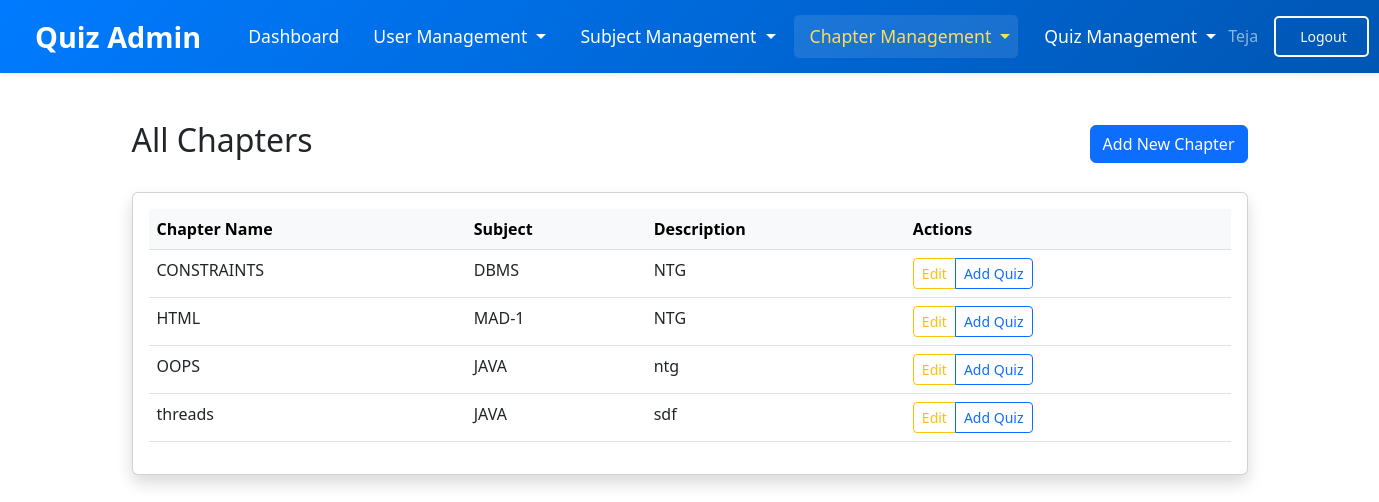
/admin/chapters (signed in), run on the app's committed database.
### models/models.py (models this page shows)
class User(db.Model, UserMixin):
    __tablename__ = 'user'
    id = db.Column(db.Integer, primary_key=True)
    email = db.Column(db.String(150), unique=True)
    password = db.Column(db.String(150))
    name = db.Column(db.String(150))
    qualification = db.Column(db.String(150))
    dob = db.Column(db.Date)
    is_admin = db.Column(db.Boolean, default=False)
    scores = db.relationship('Score', backref='user')

class Chapter(db.Model):
    __tablename__ = 'chapter'
    id = db.Column(db.Integer, primary_key=True)
    name = db.Column(db.String(150))
    description = db.Column(db.Text)
    subject_id = db.Column(db.Integer, db.ForeignKey('subject.id'))
    quizzes = db.relationship('Quiz', backref='chapter', cascade='all, delete')

class Subject(db.Model):
    __tablename__ = 'subject'
    id = db.Column(db.Integer, primary_key=True)
    name = db.Column(db.String(150))
    description = db.Column(db.Text)
    created_time = db.Column(db.DateTime, default=datetime.utcnow)
    chapters = db.relationship('Chapter', backref='subject', cascade='all, delete')

### models/admin.py (the view)
@admin.route('/chapters', methods=['GET'])
@login_required
@admin_required
def view_all_chapters():
    chapters = Chapter.query.all()
    return render_template('admin/view_all_chapters.html', user=current_user, chapters=chapters)

### models/__init__.py (called while the page is built)
def create_app():
    app = Flask(__name__, template_folder=r'C:\Users\DELL\OneDrive\Desktop\quiz-app(final)\quiz-application\templates')
    app.config['SECRET_KEY'] = '24f1005262'
    app.config['SQLALCHEMY_DATABASE_URI'] = f'sqlite:///{DB_NAME}'
    app.config['SQLALCHEMY_TRACK_MODIFICATIONS'] = False
    db.init_app(app)
    l_manager = LoginManager()
    l_manager.login_view = 'auth.login'
    l_manager.init_app(app)
    from .models import User
    @l_manager.user_loader
    def load_user(id):
        return User.query.get(int(id))
    from .auth import auth
    from .views import views
    from .admin import admin
    app.register_blueprint(auth, url_prefix='/')
    app.register_blueprint(views, url_prefix='/')
    app.register_blueprint(admin, url_prefix='/admin')
    create_database(app)
    create_admin(app)
    return app

### models/admin.py (called while the page is built)
def admin_required(f):
    @wraps(f)
    def decorated_function(*args, **kwargs):
        if not current_user.is_authenticated or not current_user.is_admin:
            flash('Access denied. Admin privileges required.', category='error')
            return redirect(url_for('views.home'))
        return f(*args, **kwargs)
    return decorated_function

### templates/admin/view_all_chapters.html (shortened to what this page needs)
{% extends "admin/admin_layout.html" %}
{% block admin_content %}
<div class="container py-4">
    <div class="d-flex justify-content-between align-items-center mb-4">
        <h2>All Chapters</h2>
        <div>
            <a href="{{ url_for('admin.add_chapter') }}" class="btn btn-primary">
                 Add New Chapter
            </a>
        </div>
    </div>
    <div class="card shadow">
        <div class="card-body">
            <div class="table-responsive">
                <table class="table table-hover">
                    <thead class="table-light">
                        <tr>
                            <th>Chapter Name</th>
                            <th>Subject</th>
                            <th>Description</th>
                            <th>Actions</th>
                        </tr>
                    </thead>
                    <tbody>
                        {% for chapter in chapters %}
                        <tr>
                            <td>{{ chapter.name }}</td>
                            <td>{{ chapter.subject.name }}</td>
                            <td>{{ chapter.description }}</td>
                            <td>
                                <div class="btn-group" role="group">
                                    <a href="{{ url_for('admin.edit_chapter', chapter_id=chapter.id) }}" class="btn btn-sm btn-outline-warning">
                                         Edit
                                    </a>
                                    <a href="{{ url_for('admin.quiz_form', subject_id=chapter.subject_id) }}" class="btn btn-sm btn-outline-primary">
                                         Add Quiz
                                    </a>
                                </div>
                            </td>
                        </tr>
                        {% endfor %}
                    </tbody>
                </table>
            </div>
        </div>
    </div>
</div>
{% endblock admin_content %}

### templates/admin/admin_layout.html (shortened to what this page needs)
{% extends "layout.html" %}
{% block content %}
<nav class="navbar navbar-expand-lg navbar-dark bg-dark shadow-sm sticky-top">
    <div class="container-fluid">
        <a class="navbar-brand" href="{{ url_for('admin.dashboard') }}">
            Quiz Admin
        </a>
        <div class="collapse navbar-collapse" id="adminNavbar">
            <ul class="navbar-nav me-auto mb-2 mb-lg-0">
                <li class="nav-item">
                    <a class="nav-link {% if request.endpoint == 'admin.dashboard' %}active{% endif %}" href="{{ url_for('admin.dashboard') }}">
                        Dashboard
                    </a>
                </li>
                <li class="nav-item dropdown">
                    <a class="nav-link dropdown-toggle {% if request.endpoint in ['admin.users', 'admin.add_user'] %}active{% endif %}" href="#" id="userDropdown" role="button" data-bs-toggle="dropdown" aria-expanded="false">
                        User Management
                    </a>
                </li>
                <li class="nav-item dropdown">
                    <a class="nav-link dropdown-toggle " href="#" id="subjectDropdown" role="button" data-bs-toggle="dropdown" aria-expanded="false">
                        Subject Management
                    </a>
                </li>
                <li class="nav-item dropdown">
                    <a class="nav-link dropdown-toggle {% if request.endpoint in ['admin.view_all_chapters', 'admin.add_chapter'] %}active{% endif %}" href="#" id="chapterDropdown" role="button" data-bs-toggle="dropdown" aria-expanded="false">
                        Chapter Management
                    </a>
                </li>
                <li class="nav-item dropdown">
                    <a class="nav-link dropdown-toggle " href="#" id="quizDropdown" role="button" data-bs-toggle="dropdown" aria-expanded="false">
                        Quiz Management
                    </a>
                </li>
            </ul>
            <div class="d-flex">
                <span class="navbar-text me-3">
                     {{ user.name }}
                </span>
                <a href="{{ url_for('auth.logout') }}" class="btn btn-outline-light btn-sm">
                    Logout
                </a>
            </div>
        </div>
    </div>
</nav>
<div class="container-fluid py-4 px-4">
    {% block admin_content %}{% endblock %}
</div>
{% endblock content %}

### templates/layout.html (style rules this page uses)
.navbar { background: linear-gradient(135deg, #007bff, #0056b3); padding: 15px 0; transition: 0.3s ease-in-out; }
.navbar-brand { font-size: 1.8rem; font-weight: bold; color: #fff; transition: 0.3s; padding: 0 15px; }
.navbar-nav { align-items: center; gap: 10px; }
.navbar-nav .nav-link { color: #ffffff; font-size: 1.1rem; padding: 8px 15px; transition: 0.3s; border-radius: 5px; }
.navbar-nav .nav-link:hover, .navbar-nav .nav-link.active { color: #ffdd57; background-color: rgba(255, 255, 255, 0.1); }
.nav-item { display: flex; align-items: center; }
.navbar .btn-outline-light { padding: 8px 20px; border-width: 2px; font-weight: 500; border-radius: 5px; transition: all 0.3s ease; }
.navbar-collapse { justify-content: flex-end; }

### data on the page
User: name "Teja"
Chapter: name "CONSTRAINTS", subject.name "DBMS", description "NTG"
Chapter: name "HTML", subject.name "MAD-1", description "NTG"
Chapter: name "OOPS", subject.name "JAVA", description "ntg"
Chapter: name "threads", subject.name "JAVA", description "sdf"
